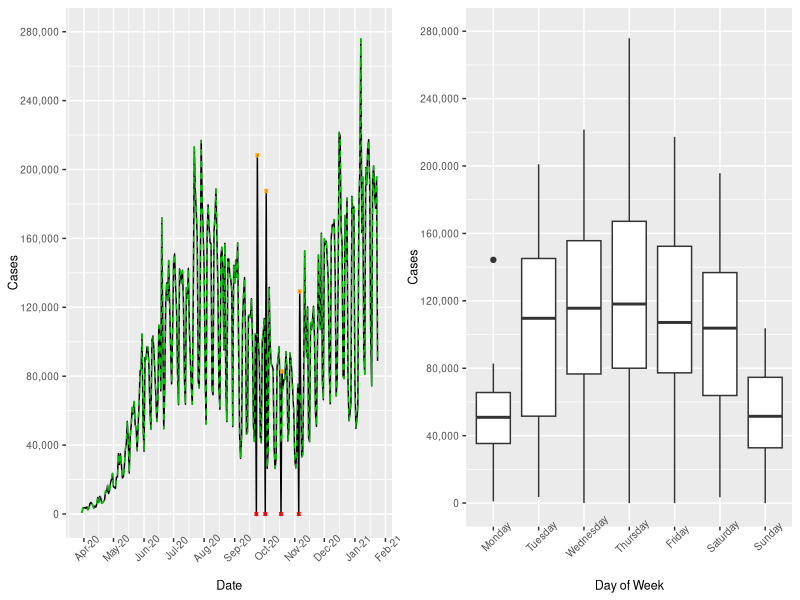
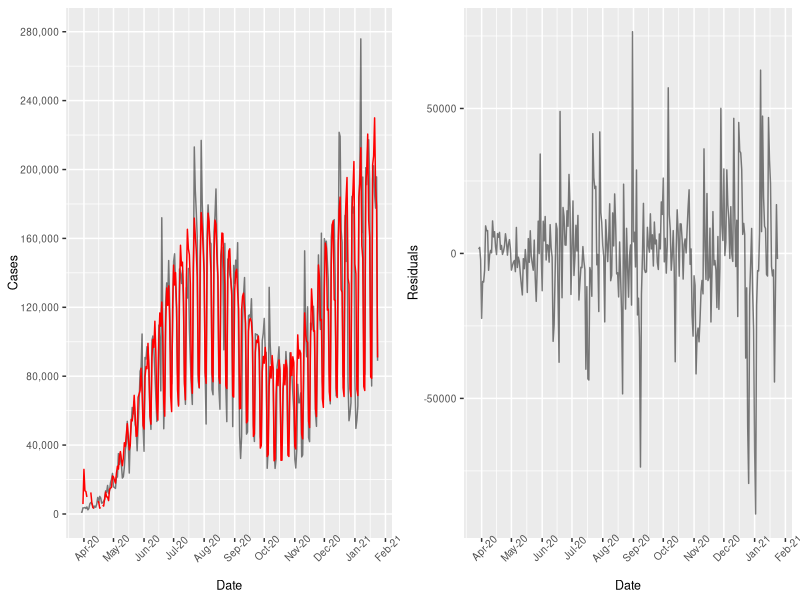
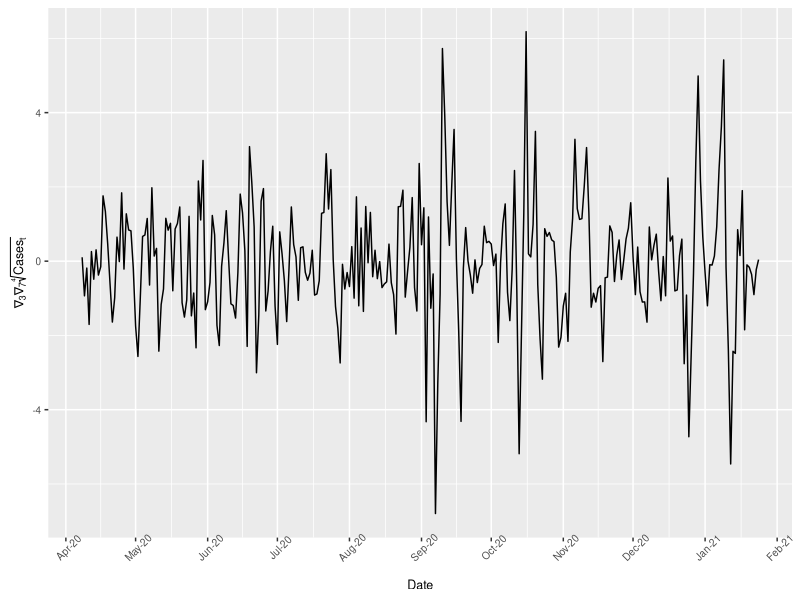

Write the R code that produced these figures, in order.
## ---- chunk 1
knitr::opts_chunk$set(echo = TRUE)
library(ggplot2)
library(tidyverse)
library(ggpubr)
covid = read_csv("data_covid.csv") 
covid$date_time = as.Date(covid$date, format = "%m/%d/%y")
covid$t = covid$ID

problem_index = c(164, 280, 273, 279, 156, 287)
for (i in problem_index){
  indicator = (covid$t == i)
  covid[, ncol(covid) + 1] = indicator
  colnames(covid)[ncol(covid)] = paste("index", i,"_indicator", sep = "")
}


# average out the dates with zero
to_fix = c(179, 188, 204, 222)
covid$cases_fixed = covid$cases
for (i in to_fix){
  value = covid$cases_fixed[i+1] / 2
  covid$cases_fixed[i] = value
  covid$cases_fixed[i+1] = value
}

pgram = function(x) {
  m = floor(length(x)/2)
  magnitude = abs(fft(x)[1:m+1])^2/length(x)
  df = data.frame(index <- c(1:length(magnitude)), magnitude)
  ggplot(data = df, aes(x = index, y = magnitude)) + 
    geom_hline(yintercept=0) +
    geom_linerange(ymax = magnitude, ymin = 0) +
    theme(plot.title = element_text(hjust = 0.5), plot.caption = element_text(hjust = 0.5) )
}

time_case_plot = ggplot() + 
  scale_x_date(date_breaks = "months" , date_labels = "%b-%y") +
  scale_y_continuous(labels = scales::comma, limits = c(0,280000), breaks=seq(0,280000,40000)) +
  theme(plot.title = element_text(hjust = 0.5), 
        axis.text.x = element_text(angle = 45),
        text = element_text(size=9))+ 
   labs(x = "Date", y = "Cases")

## ---- chunk 2


# defining weekdays and creating weekend column
covid$dayofweek = ordered(weekdays(covid$date_time), levels=c("Monday", "Tuesday", "Wednesday", "Thursday", "Friday", "Saturday", "Sunday"))


# plotting main time series
plot1 = time_case_plot +
  geom_line(data = covid, aes(x = date_time, y = cases), color = "Black" ) + 
  geom_line(data = covid, aes(x = date_time, y = cases_fixed), color = "Green", size = .5, alpha = 0.75, linetype="dashed") +
  geom_point(aes(x = covid$date_time[to_fix],
                 y = covid$cases[to_fix]
                 ),
             color = "red",
             shape = 11,
             size = 0.5
             ) +
  geom_point(aes(x = covid$date_time[to_fix]+1,
                 y = covid$cases[to_fix + 1]
                 ),
             color = "Orange",
             shape = 11,
             size = 0.5
             ) 
# plotting the weekday trends
plot2 = time_case_plot + 
  geom_line(data = covid, aes(x = date_time, y = cases, color = dayofweek)) 

# making a box and whisker plot of each of the weekdays 
plot3 = ggplot(covid, aes(x = dayofweek, y = cases)) + 
  geom_boxplot() +scale_y_continuous(labels = scales::comma, limits = c(0,280000), breaks=seq(0,280000,40000)) +
  labs(x = "Day of Week", y = "Cases") +
  theme(plot.title = element_text(hjust = 0.5), 
        axis.text.x = element_text(angle = 45),
        text = element_text(size=9))

ggarrange(plot1, plot3, ncol=2, nrow = 1)

## ---- chunk 3
# pgram(covid$cases_fixed) + 
#   geom_vline(xintercept = 2, color = "Red", linetype="dotted") +
#   geom_vline(xintercept = 43, color = "Red", linetype="dotted") +
#   geom_vline(xintercept = 86, color = "Red", linetype="dotted")
## ---- chunk 4
freq_ann = 2/302
# model_para0 = lm(data = covid, cases_fixed ~
#                   # big sinusoid 
#                   (cos(2*pi*t*freq_ann) + sin(2*pi*t*freq_ann)) * (1 + I(t) + I(t^2)) 
#                   
#                 # indicator for day of week 
#                   + dayofweek * (1 + I(t) + I(t^2)) 
#                   
#                 # day of week interaction with larger curve 
#                   + dayofweek:(sin(2*pi*t*freq_ann) + cos(2*pi*t*freq_ann))
#                   
#                 # # problem indicators
#                 #   + index164_indicator
#                 #   + index280_indicator 
#                 #   + index273_indicator 
#                 #   + index279_indicator 
#                 #   + index156_indicator 
#                 #   + index287_indicator 
#                 )

model_para1 = lm(data = covid, cases_fixed ~
                  # big sinusoid 
                  (cos(2*pi*t*freq_ann) + sin(2*pi*t*freq_ann)) * (1 + I(t) + I(t^2)) 
                  
                # indicator for day of week 
                
                  + dayofweek 
                  + dayofweek * I(t)
                  # + dayofweek * I(t^2) 
                  
                # day of week interaction with larger curve 
                  + dayofweek:(sin(2*pi*t*freq_ann) + cos(2*pi*t*freq_ann))* (1 + I(t))
                  
                # # problem indicators
                #   + index164_indicator
                #   + index280_indicator 
                #   + index273_indicator 
                #   + index279_indicator 
                #   + index156_indicator 
                #   + index287_indicator 
                )

# model_para2 = lm(data = covid, cases_fixed ~
#                   # big sinusoid 
#                   (cos(2*pi*t*freq_ann) + sin(2*pi*t*freq_ann)) * (1 + I(t) + I(t^2)) 
#                   
#                 # indicator for day of week 
#                   + dayofweek * (1 + I(t) + I(t^2)) 
#                   
#                 # day of week interaction with larger curve 
#                   + dayofweek:(sin(2*pi*t*freq_ann) + cos(2*pi*t*freq_ann))* (1 + I(t) + I(t^2)) 
#                 #   
#                 # # problem indicators
#                 #   + index164_indicator
#                 #   + index280_indicator 
#                 #   + index273_indicator 
#                 #   + index279_indicator 
#                 #   + index156_indicator 
#                 #   + index287_indicator 
#                 )
## ---- chunk 5
summary(model_para1)
## ---- chunk 6

covid$para_fitted = model_para1$fitted.values
covid$para_res = model_para1$residuals


plot4 = time_case_plot + 
  geom_line(data = covid, aes(x = date_time, y = cases_fixed), color = "Black", alpha = 0.5) +
  geom_line(data = covid, aes(x = date_time, y = para_fitted), color = "Red", ) 

plot5 = ggplot() + 
  geom_line(data = covid, aes(x = date_time, y = para_res), color = "Black", alpha = 0.5) +
  scale_x_date(date_breaks = "months" , date_labels = "%b-%y") +
  theme(plot.title = element_text(hjust = 0.5), 
        axis.text.x = element_text(angle = 45),
        text = element_text(size=9)) +
  labs(x = "Date", y = "Residuals") 

ggarrange(plot4, plot5, ncol=2, nrow = 1)

## ---- chunk 7
vst_covid = covid$cases_fixed^.25
diff_covid = diff(diff(vst_covid, lag = 7), lag = 3)
plot6 = ggplot() + 
  geom_line(aes(x = covid$date_time[0:-10], y = diff_covid)) + 
  labs(y = expression(paste(nabla[3],nabla[7],sqrt("Cases"[t], 4))), x = "Date") + 
  scale_x_date(date_breaks = "months" , date_labels = "%b-%y") +
  theme(plot.title = element_text(hjust = 0.5), 
        axis.text.x = element_text(angle = 45),
        text = element_text(size=9))
plot6
